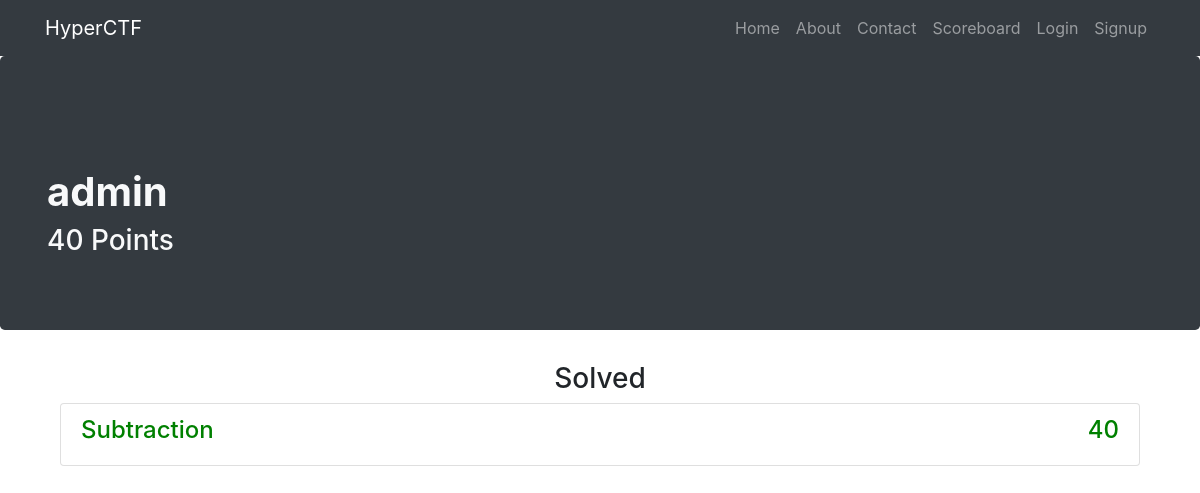
Before: /u/admin with the older database file.
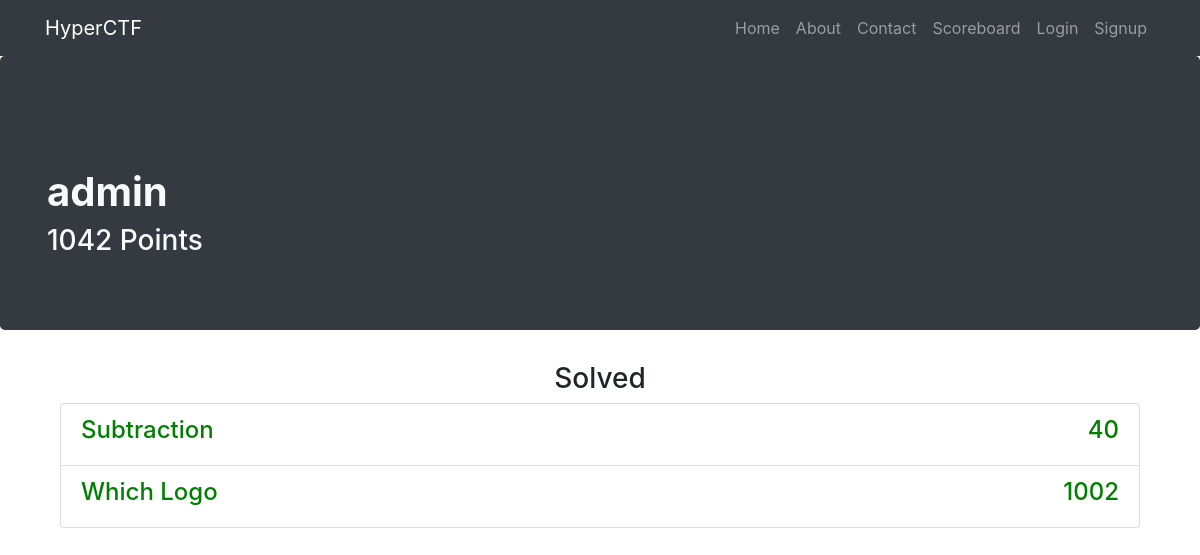
After: the same page with the newer database file.
### app.py (models this page shows, shortened)
class User(db.Model):
	__tablename__ = "users"
	id = db.Column(db.Integer, primary_key=True)
	username = db.Column(db.String(20), unique=True, nullable=False)
	password = db.Column(db.String(80), unique=False, nullable=False)
	email = db.Column(db.String(80), unique=True, nullable=False)
	points = db.Column(db.Integer, unique=False, nullable=False)
	date_created = db.Column(db.DateTime, default=datetime.datetime.utcnow)
	solved_challenges = db.relationship('Challenge', secondary="solved", backref=db.backref('solved_users', lazy='dynamic'))

class Challenge(db.Model):
	__tablename__ = "challenges"
	id = db.Column(db.Integer, primary_key=True)
	name = db.Column(db.String(20), unique=True, nullable=False)
	points = db.Column(db.Integer, unique=True, nullable=False)
	content = db.Column(db.String(225), unique=True, nullable=False)
	answer = db.Column(db.String(225), unique=True, nullable=False)

### app.py (the view)
@app.route('/u', defaults={'path': ''})
@app.route('/u/<path:path>', methods=["GET", "POST"])
def catch_all_users(path):
	solved_challenges = []
	user = User.query.filter_by(username=path).first()
	if user is None:
		return abort(404)
	for challenge in user.solved_challenges:
		solved_challenges.append(challenge)
	return render_template("user_info.html", solved_challenges = solved_challenges, user = user)

### templates/user_info.html (shortened to what this page needs)
{% extends "header.html"%}
{% block body %}
<div class="jumbotron bg-dark">
  <div class="container">
    <h1 class="mt-5 text-light" align=""><strong>{{ user.username }}</strong></h1>
    <h3 class="mt-9 text-light" align="">{{ user.points }} Points</h3>
  </div>
</div>
<div class="container">
  <div class="row">
    <div class="col-lg-12 text-center">
      <h3 class="mt-9" align="center">Solved</h3>
      <div class="container">
        <div class="list-group">
          {% for challenge in solved_challenges %}
          <a href="/challenges/{{ challenge.id }}" class="list-group-item">
            <div id="header">
              <h4 style="float: left; width: 50%; text-align: left; color:green;"> {{ challenge.name }} </h4>
              <h4 style="float: left; width: 50%; text-align: right; color:green;"> {{ challenge.points }} </h4>
            </div>
          </a>
          {% endfor %}
        </div>
      </div>
    </div>
  </div>
</div>
{% endblock %}

### templates/header.html (shortened to what this page needs)
<!DOCTYPE html>
<html lang="en">
<head>
  <link rel="stylesheet" href="https://stackpath.bootstrapcdn.com/bootstrap/4.2.1/css/bootstrap.min.css">
  <link rel="stylesheet" href="https://stackpath.bootstrapcdn.com/bootstrap/4.2.1/css/bootstrap.min.css">
</head>
<nav class="navbar navbar-expand-lg navbar-dark bg-dark static-top">
  <div class="container">
    <a class="navbar-brand" style="margin-bottom: 0" href="/">HyperCTF</a>
    <div class="collapse navbar-collapse" id="navbarResponsive">
      <ul class="navbar-nav ml-auto">
          <a class="nav-link" href="/">Home
          </a>
          <li class="nav-item">
            <a class="nav-link" href="/about/">About</a>
          </li>
          <li class="nav-item">
            <a class="nav-link" href="/contact/">Contact</a>
          </li>
          <li class="nav-item">
            <a class="nav-link" href="/scoreboard/">Scoreboard</a>
          </li>
          {% if 'username' in session %}
          <li class="nav-item">
            <a class="nav-link" href="/challenges/">Challenges</a>
          </li>
          <li class="nav-item">
            <a class="nav-link" href="/logout/">Logout</a>
          </li>
          {% else %}
          <li class="nav-item">
            <a class="nav-link" href="/login/">Login</a>
          </li>
          <li class="nav-item">
            <a class="nav-link" href="/signup/">Signup</a>
          </li>
          {% endif %}
        </ul>
      </div>
    </div>
  </nav>
  <body>
    {% block body %}
    {% endblock %}
  </body>
  </html>

Changed rows visible on the page:
changed User "admin": points "40" → "1042"
now on this page (row edited): Challenge: name "Which Logo", points "1002"
